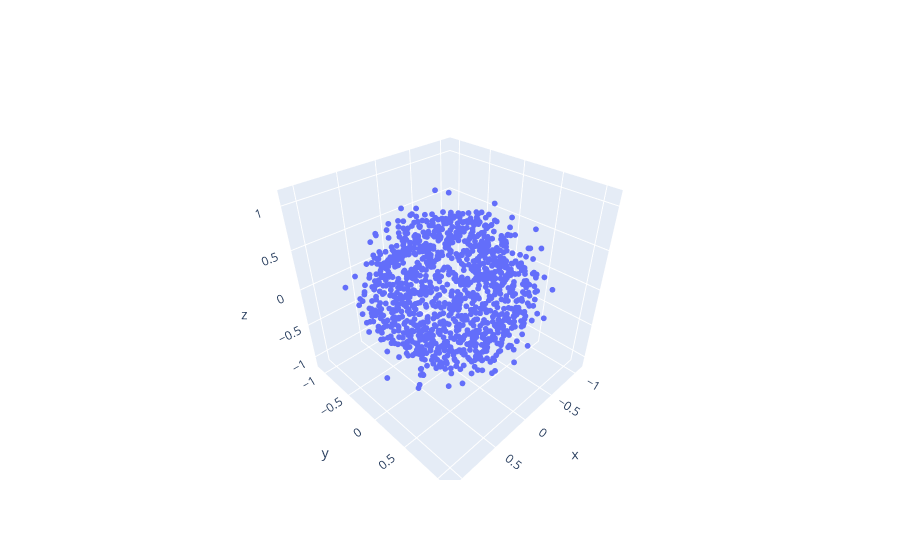

The code cell stored with this chart in its notebook:
### Markdown cell above
We need to check if that is somehow maybe the sphere is a property of a random graph of this size. To do this we instantiate a random graph and give it the same treatment. To us a graph is a symmetric matrix with 0's on the diagonal. We check with a uniformly distributed matrix and a random gaussian.

### Code cell
X3_long=[]
X2_long=[]
m_list=[]
m1_list=[]
range_k=100
for k in range(range_k):
    random_array = np.random.rand(12, 12)
    d_rand = (random_array + random_array.T) / 2
    np.fill_diagonal(d_rand, 0)
    X2,X3,m1,m=mapData(d_rand,False)
    X3_long.append(X3)
    m_list.append(m)
    X2_long.append(X2)
    m1_list.append(m1)
X3_long_array=np.concatenate(X3_long, axis=0)
X2_long_array=np.concatenate(X2_long, axis=0)

m=max(m_list)
m1=max(m1_list)

plt.scatter(X2_long_array[:,0]/m1,X2_long_array[:,1]/m1)
plt.title("2D embedding of J")
plt.xlabel("x")
plt.ylabel("y")
output_dir = 'plots'
os.makedirs(output_dir, exist_ok=True)  # Create the directory if it does not exist
plt.savefig(os.path.join(output_dir, f'2D_embedding_rd_avg.png'))
plt.show()

fig = go.Figure(data=go.Scatter3d(x=X3_long_array[:, 0], y=X3_long_array[:, 1], z=X3_long_array[:, 2], mode='markers',marker=dict(size=2)))

fig.update_layout(
scene=dict(
            xaxis=dict(range=[-m, m]),
            yaxis=dict(range=[-m, m]),
            zaxis=dict(range=[-m, m]),
            aspectmode='cube'))

fig.show()

r,x0,y0,z0, rmse=sphereFit(X3_long_array[:,0]/m,X3_long_array[:,1]/m,X3_long_array[:,2]/m)
print(f"Number of points {range_k*12}")
print("RMSE of the cloud points to a sphere: ")
print(rmse)
print("Number of points in a sphere of radius 0.5: ")
count_points_in_sphere(X3_long_array[:,0]/m, X3_long_array[:,1]/m, X3_long_array[:,2]/m, 0.5)

### Figure 1 — Plotly figure (JSON) as saved in the notebook; plotly's stock layout.template omitted (floating-point values rounded to 4 significant figures; data arrays with more than 128 entries replaced by an {"elided": "..."} marker saying what was removed)
{"data": [{"marker": {"size": 2}, "mode": "markers", "type": "scatter3d", "x": {"elided": "1200 float values"}, "y": {"elided": "1200 float values"}, "z": {"elided": "1200 float values"}}], "layout": {"scene": {"aspectmode": "cube", "xaxis": {"range": [-1.165, 1.165]}, "yaxis": {"range": [-1.165, 1.165]}, "zaxis": {"range": [-1.165, 1.165]}}}}
